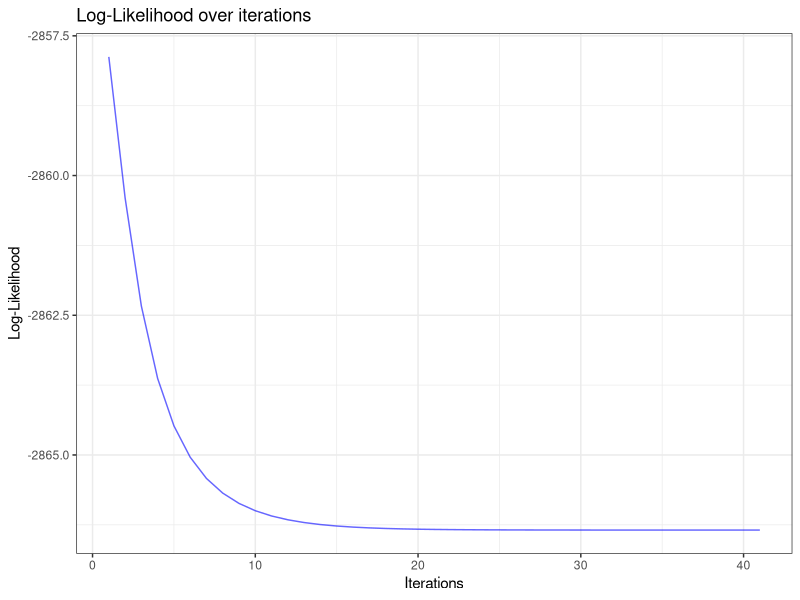

Reproduce this figure in R.
library(ggplot2)

generate_samples <- function(
    mixing_coefficients,
    means,
    standard_deviations,
    number_of_samples = 1000) {


  # should check that lengths are equal

  data <- c()
  choices_count <- rep(0, length(mixing_coefficients))

  # select one of the gaussian distributions according
  # to the mixing coefficients
  choices <- sample(
                    x = seq_along(mixing_coefficients),
                    size = number_of_samples,
                    prob = mixing_coefficients,
                    replace = TRUE)

  # let us see that the number of selections make sense
  for (i in 1:number_of_samples){
    choices_count[choices[i]] <- choices_count[choices[i]] + 1
  }
  print(choices_count)

  # for each selection, sample from the gaussian
  data <- c(
            data,
            rnorm(
                  n = number_of_samples,
                  mean = means[choices],
                  sd = standard_deviations[choices]))

  # plot histogram and gaussian curves
  df <- data.frame(data)

  p <- ggplot(df, aes(x = data)) +
    geom_histogram(
                   aes(y = ..density..),
                   bins = 30,
                   fill = "blue",
                   alpha = 0.6) +
    stat_function(fun = function(x) {
      Reduce(`+`, lapply(1:length(means), function(i) {
        dnorm(
              x = x,
              mean = means[i],
              sd = standard_deviations[i]) * mixing_coefficients[i]
      }))
    }, color = "red") +
    labs(title = "Histogram of Mixture of Gaussians",
         x = "Value",
         y = "Density") +
    theme_bw()

  return(data)
}


initial_values_kmeans <- function(data, k = 3) {
  set.seed(42)  # For reproducibility

  # Randomly select k initial centroids
  centroids <- sample(x = data, size = k, replace = FALSE)

  # Initialize empty clusters
  clusters <- vector(mode = "list", length = k)

  for (iteration in 1:100) {
    # Reset clusters
    clusters <- vector(mode = "list", length = k)

    # Assign each data point to the closest centroid
    for (item in data) {
      distances <- abs(item - centroids)
      closest_centroid <- which.min(distances)
      clusters[[closest_centroid]] <- c(clusters[[closest_centroid]], item)
    }

    # Compute new centroids
    new_centroids <- sapply(1:k, function(i) {
      if (length(clusters[[i]]) > 0) {
        mean(clusters[[i]])
      } else {
        centroids[i]  # Keep old centroid if no points are assigned
      }
    })

    # Check for convergence
    if (max(abs(new_centroids - centroids)) < 0.0001) {
      break
    }

    centroids <- new_centroids
  }

  # Compute standard deviations
  clusters_standard_devs <- sapply(1:k, function(cluster_idx) {
    if (length(clusters[[cluster_idx]]) > 0) {
      sqrt(sum((clusters[[cluster_idx]] - centroids[cluster_idx])^2) / length(clusters[[cluster_idx]]))
    } else {
      0
    }
  })

  # Compute mixing coefficients for each cluster
  mixing_coefficients <- sapply(1:k, function(cluster_idx) {
    length(clusters[[cluster_idx]]) / length(data)
  })

  return(list(
              centroids = centroids,
              standard_devs = clusters_standard_devs,
              mixing_coefficients = mixing_coefficients))
}


log_likelihood <- function(data, means, standard_deviations, mixing_coefficients) {

  number_of_gaussians <- length(mixing_coefficients)

  # Initialize likelihood matrix
  likelihood <- matrix(0, nrow = length(data), ncol = number_of_gaussians)

  # Compute likelihood for each Gaussian component
  for (k in 1:number_of_gaussians) {
    likelihood[, k] <- mixing_coefficients[k] * dnorm(data, mean = means[k], sd = standard_deviations[k])
  }

  # Compute the log-likelihood
  log_likelihood_value <- sum(log(rowSums(likelihood)))

  return(log_likelihood_value)
}


expectation_step <- function(data, means, standard_deviations, mixing_coefficients) {

  number_of_gaussians <- length(mixing_coefficients)

  # Initialize gamma matrix
  gamma <- matrix(0, nrow = length(data), ncol = number_of_gaussians)

  # Calculate denominator (total probability for each data point)
  den_total <- 0
  for (k in 1:number_of_gaussians) {
    den_total <- den_total + mixing_coefficients[k] * dnorm(data, mean = means[k], sd = standard_deviations[k])
  }

  # Calculate numerator and compute gamma
  for (k in 1:number_of_gaussians) {
    gamma[, k] <- (mixing_coefficients[k] * dnorm(data, mean = means[k], sd = standard_deviations[k])) / den_total
  }

  return(gamma)
}


maximization_step <- function(data, gamma, means, standard_deviations, mixing_coefficients) {

  no_gaussians <- length(mixing_coefficients)
  m <- length(data)

  # Compute cluster responsibilities
  m_c <- colSums(gamma)  # Sum of responsibilities for each Gaussian

  # Compute new mixing coefficients
  new_mixing_coefficients <- m_c / m

  # Initialize new means and standard deviations
  new_means <- numeric(no_gaussians)
  new_standard_deviations <- numeric(no_gaussians)

  # Compute new means and standard deviations for each Gaussian
  for (k in 1:no_gaussians) {
    new_means[k] <- sum(gamma[, k] * data) / m_c[k]
    new_standard_deviations[k] <- sqrt(sum(gamma[, k] * (data - means[k])^2) / m_c[k])
  }

  return(list(
    means = new_means,
    standard_devs = new_standard_deviations,
    mixing_coefficients = new_mixing_coefficients
  ))
}



mixing_coefficients <- c(0.2, 0.5, 0.3)
means <- c(6, 0, -7)
standard_deviations <- c(2, 1, 1.5)

# generate the data
data <- generate_samples(mixing_coefficients, means, standard_deviations)

# initial values
kmeans_ret <- initial_values_kmeans(data)

centroids <- kmeans_ret$centroids
standard_devs <- kmeans_ret$standard_devs
mixing_coefficients <- kmeans_ret$mixing_coefficients

print("initial values")
print(centroids)
print(standard_devs)
print(mixing_coefficients)

log_likelihoods <- c()
for (i in 1:100) {
  gamma <- expectation_step(data, centroids, standard_devs, mixing_coefficients)

  max_ret <- maximization_step(data, gamma, centroids, standard_devs, mixing_coefficients)

  centroids <- max_ret$means
  standard_devs <- max_ret$standard_devs
  mixing_coefficients <- max_ret$mixing_coefficients 

  ll <- log_likelihood(data, means, standard_devs, mixing_coefficients)

  log_likelihoods <- c(log_likelihoods, ll)

  if (i>2 &&  abs(ll - log_likelihoods[i-1]) < 1e-5) {
    print("converged")
    break
  }

  # form string
  iteration_result_str <- paste( "iteration: ", i)
  for (j in 1:length(centroids)) {
    iteration_result_str <- paste(iteration_result_str, " c",j,": ", format(centroids[j],3))
    iteration_result_str <- paste(iteration_result_str, " s",j,": ", format(standard_devs[j],3))
    iteration_result_str <- paste(iteration_result_str, " m",j,": ", format(mixing_coefficients[j],3))
  }
  iteration_result_str <- paste(iteration_result_str, " ll: ", format(ll,3))
  print(iteration_result_str)
}


# plot ll as a line plot
df <- data.frame(log_likelihoods)

p = ggplot(df, aes(x = 1:nrow(df), y = log_likelihoods)) +
  geom_line(color="blue", alpha=0.6) +
  labs(title = "Log-Likelihood over iterations",
       x = "Iterations",
       y = "Log-Likelihood") +
  theme_bw()

print(p)